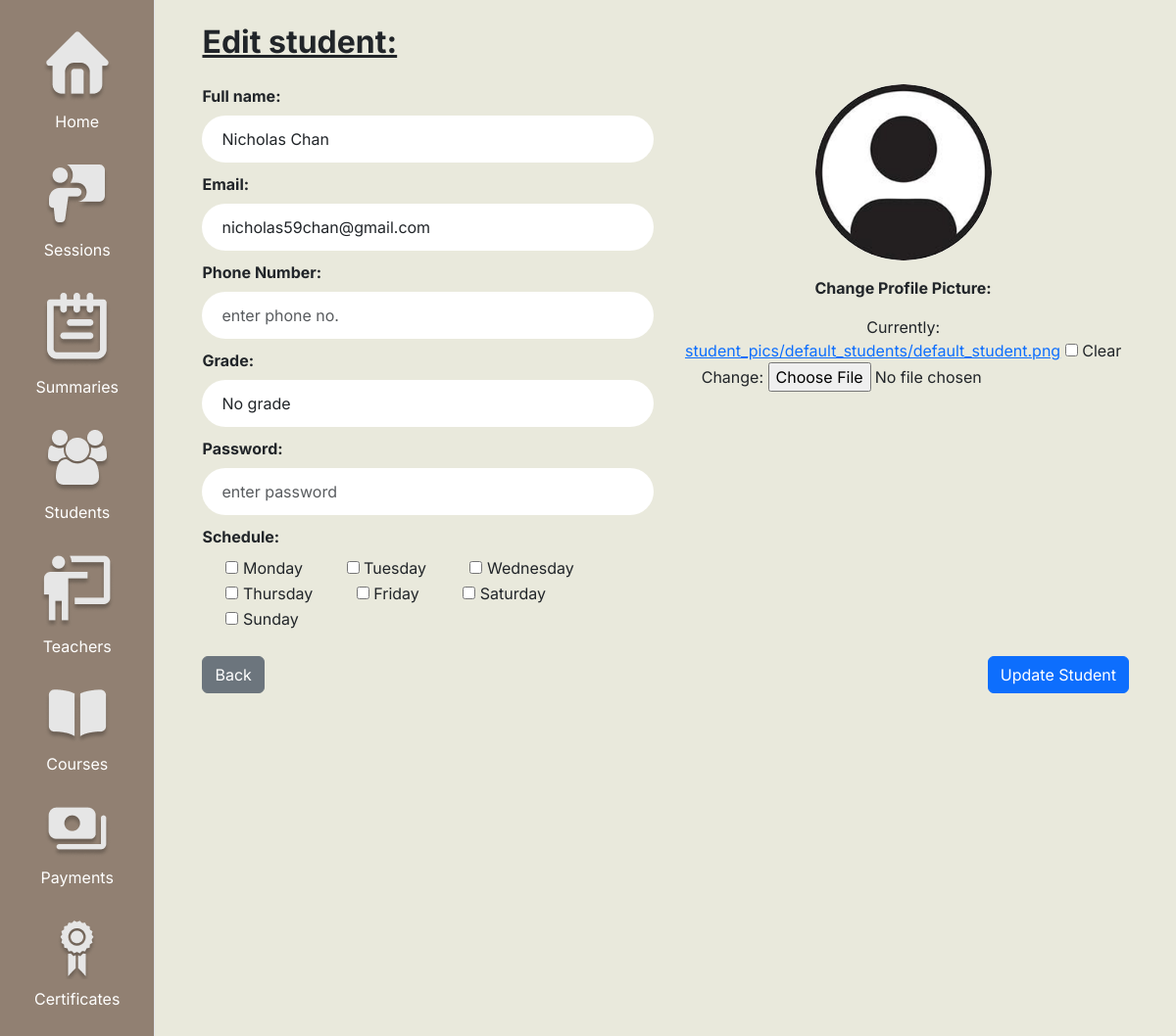
/students/edit/29/, run on the app's committed database.
### core/models.py (models this page shows, shortened)
class User(AbstractUser):
    GENDER_CHOICES = [
        ('male', 'Male'),
        ('female', 'Female'),
    ]
    ROLE_CHOICES = [
        ('admin', 'Admin'),
        ('teacher', 'Teacher'),
        ('student', 'Student'),
    ]
    STATUS_CHOICES = [
        ('active', 'Active'),
        ('inactive', 'Inactive'),
        ('quit', 'Quit'),
    ]
    email = models.EmailField(unique=True)
    name = models.CharField(max_length=100)
    gender = models.CharField(max_length=6, choices=GENDER_CHOICES, default='male')
    phone = models.CharField(max_length=20)
    role = models.CharField(max_length=10, choices=ROLE_CHOICES, default='teacher')
    status = models.CharField(max_length=10, choices=STATUS_CHOICES, default='active')
    created_at = models.DateTimeField(auto_now_add=True)
    USERNAME_FIELD = 'username'
    REQUIRED_FIELDS = ['email', 'name']

class Student(models.Model):
    user = models.OneToOneField(User, on_delete=models.CASCADE, primary_key=True)
    studentImage = models.ImageField(upload_to='student_pics/', default='student_pics/default_students/default_student.png')
    course = models.ForeignKey('Course', on_delete=models.CASCADE, null=True)
    paymentPending = models.IntegerField(default=0)
    remainingSession = models.IntegerField(default=0)
    sessionDone = models.IntegerField(default=0)
    grade = models.CharField(max_length=100, default='No grade')

### core/views.py (the view)
# urls.py: path('students/edit/<int:student_id>/', views.edit_student, name='edit_student'),
def edit_student(request, student_id):
    student = get_object_or_404(Student, pk=student_id)
    user = student.user
    if request.method == 'POST':
        user_form = UserForm(request.POST, instance=user)
        student_form = StudentForm(request.POST, request.FILES, instance=student)
        if user_form.is_valid() and student_form.is_valid():
            user = user_form.save(commit=False)
            if 'password' in user_form.cleaned_data and user_form.cleaned_data['password']:
                user.set_password(user_form.cleaned_data['password'])
            user.save()
            student = student_form.save(commit=False)
            student.user = user
            student.save()
            Schedule.objects.filter(student=student).delete()
            for day in student_form.cleaned_data['schedule']:
                Schedule.objects.create(student=student, day=day)
            messages.success(request, f"Student {user.name} edited successfully!")
            return redirect('admin_students')
        else:
            messages.error(request, "Failed to save. Please enter the fields appropriately.")
    else:
        user_form = UserForm(instance=user)
        initial_schedule = list(student.schedule_set.values_list('day', flat=True))
        student_form = StudentForm(instance=student, initial={'schedule': initial_schedule})
    return render(request, 'pages/edit_student.html', {
        'user_form': user_form,
        'student_form': student_form,
        'student': student,
    })

### core/forms.py
class UserForm(forms.ModelForm):
    password = forms.CharField(
        widget=forms.PasswordInput(attrs={'class': 'form-control', 'placeholder': 'enter password'}),
        required=True
    )
    class Meta:
        model = User
        fields = ['name', 'email', 'phone', 'password'] #taro created_at juga klo mau
        widgets = {
            'name': forms.TextInput(attrs={'class': 'form-control', 'placeholder': 'enter name'}),
            'email': forms.EmailInput(attrs={'class': 'form-control', 'placeholder': 'enter email'}),
            'phone': forms.TextInput(attrs={'class': 'form-control', 'placeholder': 'enter phone no.'}),
        }

class StudentForm(forms.ModelForm):
    schedule = forms.MultipleChoiceField(
        choices=DAYS_OF_WEEK,
        widget=forms.CheckboxSelectMultiple,
        required=True
    )
    studentImage = forms.ImageField(required=False)
    grade = forms.CharField(
        widget=forms.TextInput(attrs={'class': 'form-control', 'placeholder': 'grade:'}),
    )
    class Meta:
        model = Student
        fields = ['studentImage', 'grade']

### core/templates/pages/edit_student.html (shortened to what this page needs)
{% extends 'base/admin_base.html' %}
{% load static %}
{% block content %}
<div class="container">
<h2 class="fw-bold text-decoration-underline mb-4">Edit student: {{ student.name }}</h2>
<form method="post" enctype="multipart/form-data">
	<div class="row">
	<div class="col-md-6">
		<label for="{{ user_form.name.id_for_label }}" class="form-label fw-bold mb-2">Full name:</label>
		{{ user_form.name }}
		<label for="{{ user_form.email.id_for_label }}" class="form-label fw-bold mb-2">Email:</label>
		{{ user_form.email }}
		<label for="{{ user_form.phone.id_for_label }}" class="form-label fw-bold mb-2">Phone Number:</label>
		{{ user_form.phone }}
		<label for="{{ student_form.grade.id_for_label }}" class="form-label fw-bold mb-2">Grade:</label>
		{{ student_form.grade }}
		<label for="{{ user_form.password.id_for_label }}" class="form-label fw-bold mb-2">Password:</label>
		{{ user_form.password }}
		<label class="form-label mb-2 fw-bold">Schedule:</label><br>
		{% for checkbox in student_form.schedule %}
			<div class="form-check form-check-inline">
				{{ checkbox.tag }} {{ checkbox.choice_label }}
			</div>
		{% endfor %}
	</div>
	<div class="col-md-6 text-center">
		<div class="profile-pic">
			{% if student.studentImage %}
				<img src="{{ student.studentImage.url }}" alt="Profile picture" class="img-fluid rounded-circle" style="width:180px; height:180px; object-fit:cover;">
			{% else %}
				insert profile picture
			{% endif %}
		</div>
		<label class="form-label my-3 fw-bold">Change Profile Picture:</label><br>
		{{ student_form.studentImage }}
	</div>
	</div>
	<div class="d-flex justify-content-between mt-4">
		<a href="{% url 'admin_students' %}" class="btn btn-secondary">Back</a>
		<button type="submit" class="btn btn-primary">Update Student</button>
	</div>
</form>
</div>
{% endblock %}

### static/css/base.css (style rules this page uses)
* { font-family: "Inter", serif; }
body { background-color: #E9E9DC; }

### core/templates/pages/edit_student.html (style rules this page uses)
.form-control { border-radius: 25px; background-color: #ffffff; border: none; padding: 12px 20px; font-size: 16px; margin-bottom: 10px; }
.profile-pic { background-color: #ffffff; width: 180px; height: 180px; border-radius: 50%; display: flex; align-items: center; justify-content: center; color: #888; font-size: 14px; margin: auto; }

### data on the page
User: name "Nicholas Chan", email "nicholas59chan@gmail.com"
Student: grade "No grade", studentImage (placeholder picture)

### other printed values
{{ checkbox.choice_label }} "Monday" "Tuesday" "Wednesday" "Thursday" "Friday" "Saturday" "Sunday"
